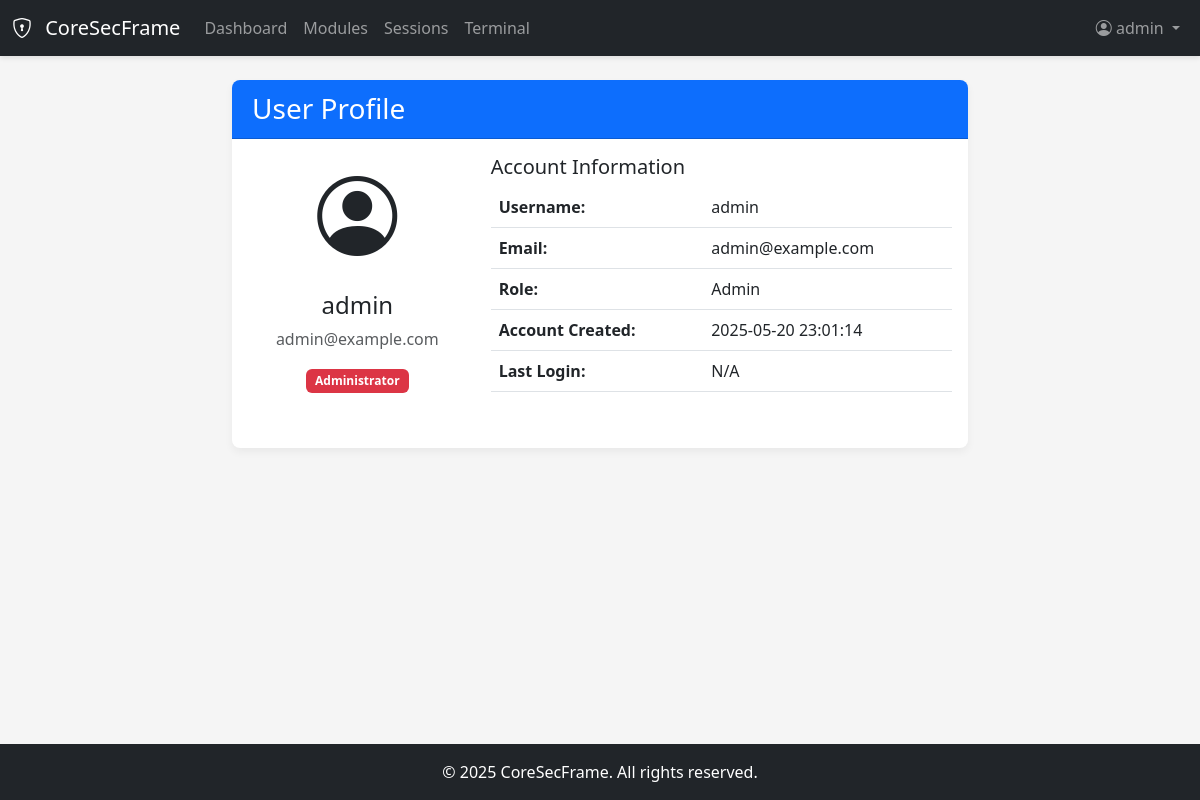
/auth/profile (signed in), run on an earlier commit of the app's database.
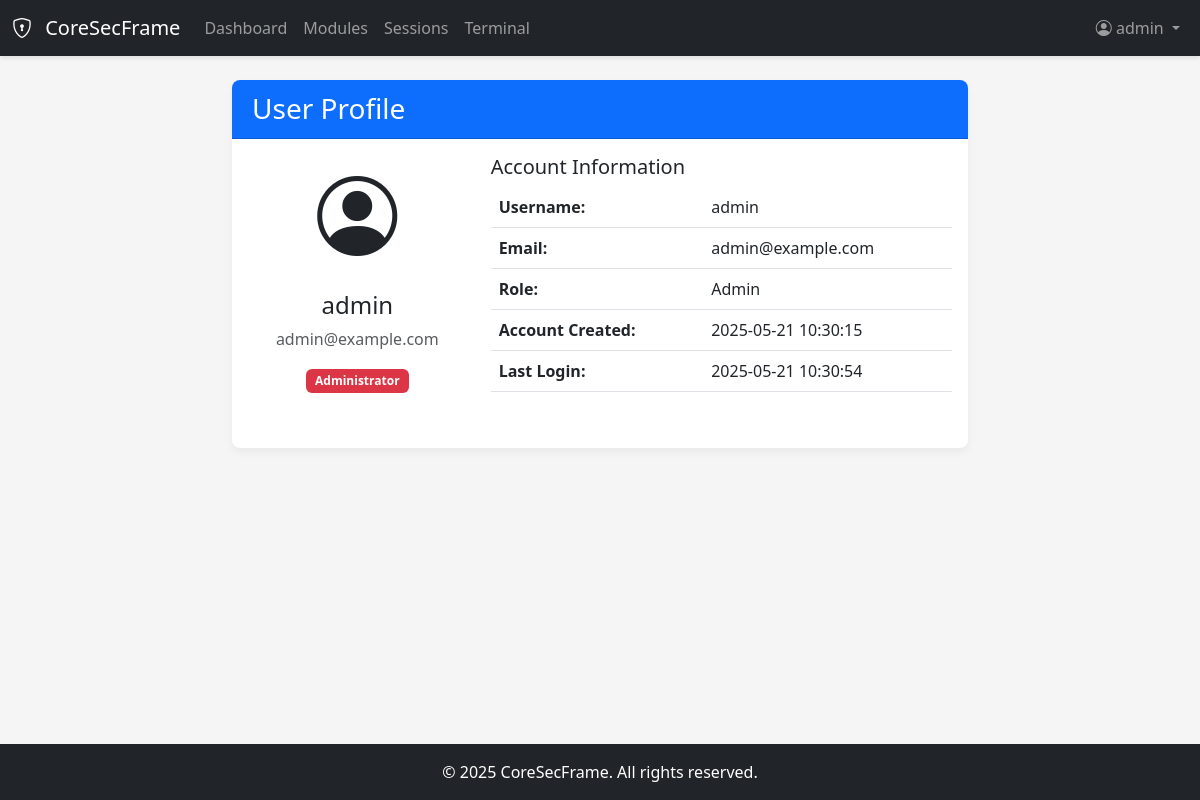
And on a later commit of the database.
### app/auth/models.py (models this page shows, shortened)
class User(UserMixin, db.Model):
    id = db.Column(db.Integer, primary_key=True)
    username = db.Column(db.String(64), index=True, unique=True)
    email = db.Column(db.String(120), index=True, unique=True)
    password_hash = db.Column(db.String(128))
    role = db.Column(db.String(20), default='user')  # 'admin' or 'user'
    created_at = db.Column(db.DateTime, default=datetime.utcnow)
    last_login = db.Column(db.DateTime, nullable=True)
    def is_admin(self):
        return self.role == 'admin'

### app/auth/routes.py (the view)
@auth_bp.route('/profile')
@login_required
def profile():
    return render_template('auth/profile.html', title='User Profile')

### app/auth/models.py (called while the page is built)
@login_manager.user_loader
def load_user(id):
    return User.query.get(int(id))

### app/templates/auth/profile.html
{% extends "base.html" %}
{% block content %}
<div class="row">
    <div class="col-md-8 offset-md-2">
        <div class="card">
            <div class="card-header bg-primary text-white">
                <h3 class="mb-0">User Profile</h3>
            </div>
            <div class="card-body">
                <div class="row mb-4">
                    <div class="col-md-4 text-center">
                        <div class="mb-3">
                            <i class="bi bi-person-circle" style="font-size: 5rem;"></i>
                        </div>
                        <h4>{{ current_user.username }}</h4>
                        <p class="text-muted">{{ current_user.email }}</p>
                        {% if current_user.is_admin() %}
                        <span class="badge bg-danger">Administrator</span>
                        {% else %}
                        <span class="badge bg-info">User</span>
                        {% endif %}
                    </div>
                    <div class="col-md-8">
                        <h5>Account Information</h5>
                        <table class="table">
                            <tr>
                                <th>Username:</th>
                                <td>{{ current_user.username }}</td>
                            </tr>
                            <tr>
                                <th>Email:</th>
                                <td>{{ current_user.email }}</td>
                            </tr>
                            <tr>
                                <th>Role:</th>
                                <td>{{ current_user.role|title }}</td>
                            </tr>
                            <tr>
                                <th>Account Created:</th>
                                <td>{{ current_user.created_at.strftime('%Y-%m-%d %H:%M:%S') }}</td>
                            </tr>
                            <tr>
                                <th>Last Login:</th>
                                <td>
                                    {% if current_user.last_login %}
                                    {{ current_user.last_login.strftime('%Y-%m-%d %H:%M:%S') }}
                                    {% else %}
                                    N/A
                                    {% endif %}
                                </td>
                            </tr>
                        </table>
                    </div>
                </div>
            </div>
        </div>
    </div>
</div>
{% endblock %}

### app/templates/base.html (shortened to what this page needs)
<!DOCTYPE html>
<html lang="en">
<head>
    <link href="https://cdn.jsdelivr.net/npm/bootstrap@5.3.0-alpha1/dist/css/bootstrap.min.css" rel="stylesheet">
    <link rel="stylesheet" href="https://cdn.jsdelivr.net/npm/bootstrap-icons@1.10.3/font/bootstrap-icons.css">
    <link rel="stylesheet" href="{{ url_for('static', filename='css/styles.css') }}">
</head>
<body class="d-flex flex-column min-vh-100">
    <body class="d-flex flex-column min-vh-100">
        <header>
            <nav class="navbar navbar-expand-lg navbar-dark bg-dark">
                <div class="container-fluid">
                    <a class="navbar-brand" href="{{ url_for('core.index') }}">
                        <i class="bi bi-shield-lock me-2"></i>
                        CoreSecFrame
                    </a>
                    <div class="collapse navbar-collapse" id="navbarNav">
                        <ul class="navbar-nav me-auto">
                            {% if current_user.is_authenticated %}
                            <li class="nav-item">
                                <a class="nav-link" href="{{ url_for('core.dashboard') }}">Dashboard</a>
                            </li>
                            <li class="nav-item">
                                <a class="nav-link" href="{{ url_for('modules.index') }}">Modules</a>
                            </li>
                            <li class="nav-item">
                                <a class="nav-link" href="{{ url_for('sessions.index') }}">Sessions</a>
                            </li>
                            <li class="nav-item">
                                <a class="nav-link" href="{{ url_for('terminal.index') }}">Terminal</a>
                            </li>
                            {% endif %}
                        </ul>
                        <ul class="navbar-nav ms-auto">
                            {% if current_user.is_authenticated %}
                            <li class="nav-item dropdown">
                                <a class="nav-link dropdown-toggle" href="#" id="navbarDropdown" role="button"
                                    data-bs-toggle="dropdown">
                                    <i class="bi bi-person-circle"></i> {{ current_user.username }}
                                </a>
                            </li>
                            {% endif %}
                        </ul>
                    </div>
                </div>
            </nav>
        </header>
        <main class="flex-grow-1">
            <div class="container mt-4">
                {% block content %}{% endblock %}
            </div>
        </main>
        <footer class="bg-dark text-white mt-4 py-3">
            <div class="container text-center">
                <span>&copy; 2025 CoreSecFrame. All rights reserved.</span>
            </div>
        </footer>
    </body>
</html>

What changed in the data, as far as the page shows it:
changed User "admin": created_at "2025-05-20 23:01:14" → "2025-05-21 10:30:15"; last_login (not shown) → "2025-05-21 10:30:54"
Also different on the page:
text no longer shown: "N/A"
